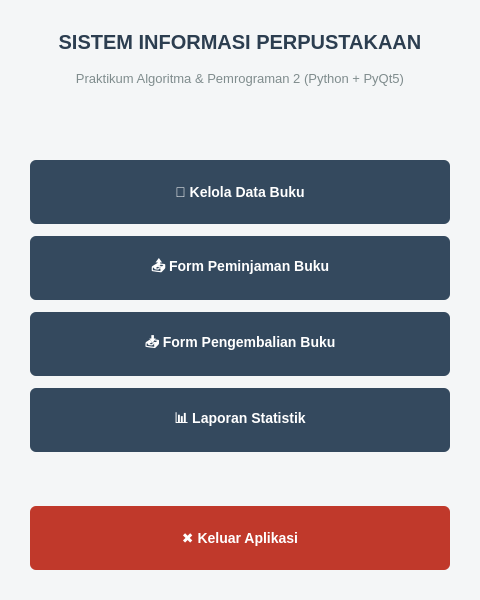
<?xml version="1.0" encoding="UTF-8"?>
<ui version="4.0">
 <class>MainWindow</class>
 <widget class="QMainWindow" name="MainWindow">
  <property name="geometry">
   <rect>
    <x>0</x>
    <y>0</y>
    <width>480</width>
    <height>600</height>
   </rect>
  </property>
  <property name="windowTitle">
   <string>Perpustakaan - Dashboard Utama</string>
  </property>
  <property name="styleSheet">
   <string notr="true">QMainWindow {
    background-color: #F4F6F7;
}</string>
  </property>
  <widget class="QWidget" name="centralwidget">
   <layout class="QVBoxLayout" name="verticalLayout">
    <property name="spacing">
     <number>12</number>
    </property>
    <property name="leftMargin">
     <number>30</number>
    </property>
    <property name="topMargin">
     <number>30</number>
    </property>
    <property name="rightMargin">
     <number>30</number>
    </property>
    <property name="bottomMargin">
     <number>30</number>
    </property>
    <item>
     <widget class="QLabel" name="lblTitle">
      <property name="styleSheet">
       <string notr="true">font-size: 20px;
font-weight: bold;
color: #2C3E50;
margin-bottom: 5px;</string>
      </property>
      <property name="text">
       <string>SISTEM INFORMASI PERPUSTAKAAN</string>
      </property>
      <property name="alignment">
       <set>Qt::AlignCenter</set>
      </property>
     </widget>
    </item>
    <item>
     <widget class="QLabel" name="lblSubtitle">
      <property name="styleSheet">
       <string notr="true">font-size: 13px;
color: #7F8C8D;
margin-bottom: 20px;</string>
      </property>
      <property name="text">
       <string>Praktikum Algoritma &amp; Pemrograman 2 (Python + PyQt5)</string>
      </property>
      <property name="alignment">
       <set>Qt::AlignCenter</set>
      </property>
     </widget>
    </item>
    <item>
     <spacer name="verticalSpacer_1">
      <property name="orientation">
       <enum>Qt::Vertical</enum>
      </property>
      <property name="sizeHint" stdset="0">
       <size>
        <width>20</width>
        <height>30</height>
       </size>
      </property>
     </spacer>
    </item>
    <item>
     <widget class="QPushButton" name="btnKelolaBuku">
      <property name="styleSheet">
       <string notr="true">QPushButton {
    background-color: #34495E;
    color: white;
    border: none;
    border-radius: 6px;
    font-size: 14px;
    font-weight: bold;
    padding: 12px;
    min-height: 40px;
}
QPushButton:hover {
    background-color: #415B76;
}
QPushButton:pressed {
    background-color: #2C3E50;
}</string>
      </property>
      <property name="text">
       <string>📖 Kelola Data Buku</string>
      </property>
     </widget>
    </item>
    <item>
     <widget class="QPushButton" name="btnPinjamBuku">
      <property name="styleSheet">
       <string notr="true">QPushButton {
    background-color: #34495E;
    color: white;
    border: none;
    border-radius: 6px;
    font-size: 14px;
    font-weight: bold;
    padding: 12px;
    min-height: 40px;
}
QPushButton:hover {
    background-color: #415B76;
}
QPushButton:pressed {
    background-color: #2C3E50;
}</string>
      </property>
      <property name="text">
       <string>📤 Form Peminjaman Buku</string>
      </property>
     </widget>
    </item>
    <item>
     <widget class="QPushButton" name="btnKembaliBuku">
      <property name="styleSheet">
       <string notr="true">QPushButton {
    background-color: #34495E;
    color: white;
    border: none;
    border-radius: 6px;
    font-size: 14px;
    font-weight: bold;
    padding: 12px;
    min-height: 40px;
}
QPushButton:hover {
    background-color: #415B76;
}
QPushButton:pressed {
    background-color: #2C3E50;
}</string>
      </property>
      <property name="text">
       <string>📥 Form Pengembalian Buku</string>
      </property>
     </widget>
    </item>
    <item>
     <widget class="QPushButton" name="btnLaporan">
      <property name="styleSheet">
       <string notr="true">QPushButton {
    background-color: #34495E;
    color: white;
    border: none;
    border-radius: 6px;
    font-size: 14px;
    font-weight: bold;
    padding: 12px;
    min-height: 40px;
}
QPushButton:hover {
    background-color: #415B76;
}
QPushButton:pressed {
    background-color: #2C3E50;
}</string>
      </property>
      <property name="text">
       <string>📊 Laporan Statistik</string>
      </property>
     </widget>
    </item>
    <item>
     <spacer name="verticalSpacer_2">
      <property name="orientation">
       <enum>Qt::Vertical</enum>
      </property>
      <property name="sizeHint" stdset="0">
       <size>
        <width>20</width>
        <height>30</height>
       </size>
      </property>
     </spacer>
    </item>
    <item>
     <widget class="QPushButton" name="btnKeluar">
      <property name="styleSheet">
       <string notr="true">QPushButton {
    background-color: #C0392B;
    color: white;
    border: none;
    border-radius: 6px;
    font-size: 14px;
    font-weight: bold;
    padding: 12px;
    min-height: 40px;
}
QPushButton:hover {
    background-color: #E74C3C;
}
QPushButton:pressed {
    background-color: #96281B;
}</string>
      </property>
      <property name="text">
       <string>✖ Keluar Aplikasi</string>
      </property>
     </widget>
    </item>
   </layout>
  </widget>
 </widget>
 <resources/>
 <connections/>
</ui>
